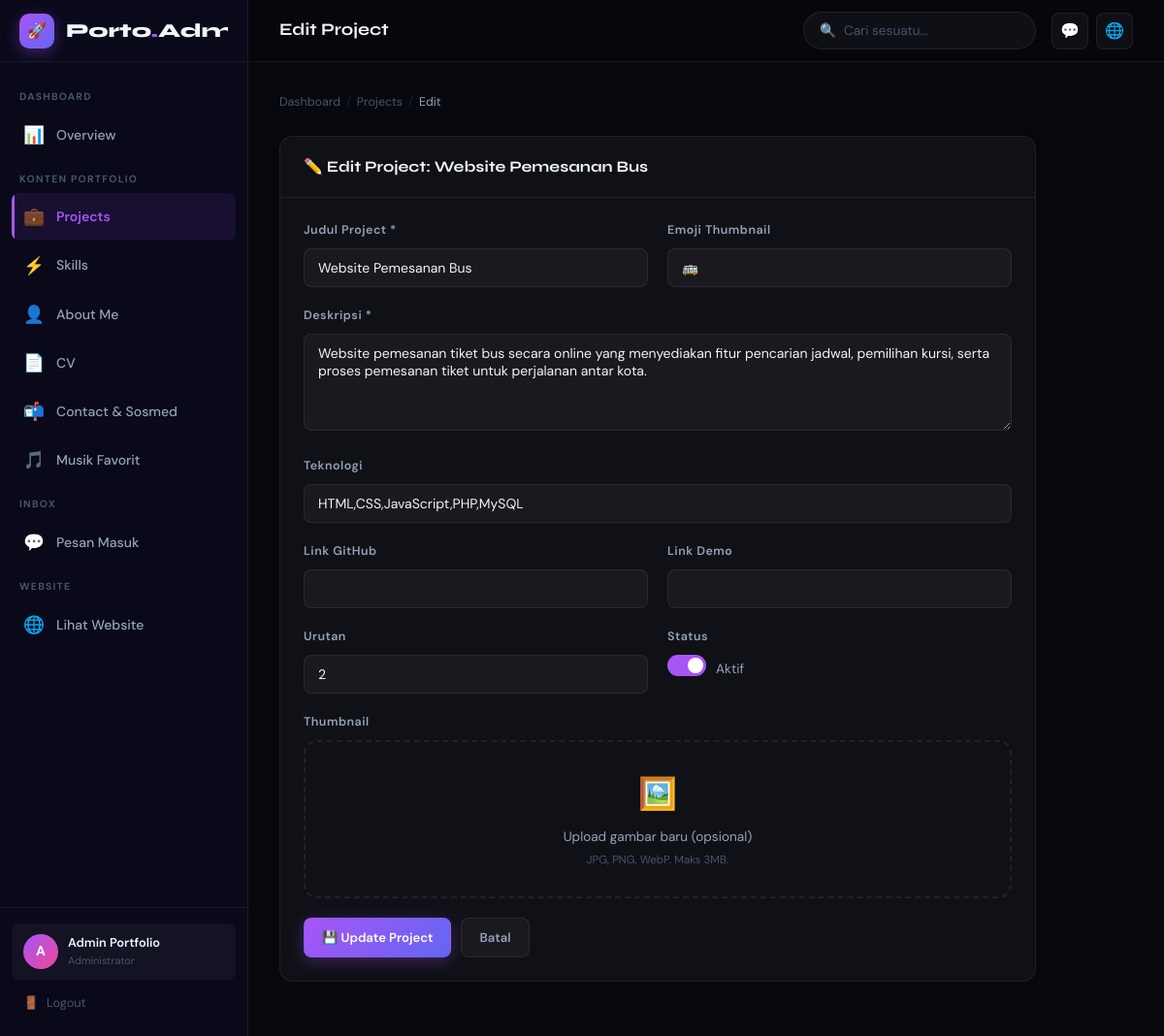
/admin/projects/edit.php?id=2 (signed in), run on the app's committed database.
### tables this page shows
CREATE TABLE IF NOT EXISTS users (
  id         INT UNSIGNED  NOT NULL AUTO_INCREMENT,
  name       VARCHAR(100)  NOT NULL,
  email      VARCHAR(150)  NOT NULL UNIQUE,
  password   VARCHAR(255)  NOT NULL,
  role       ENUM('user','admin') NOT NULL DEFAULT 'user',
  created_at DATETIME      NOT NULL DEFAULT CURRENT_TIMESTAMP,
  updated_at DATETIME      NOT NULL DEFAULT CURRENT_TIMESTAMP ON UPDATE CURRENT_TIMESTAMP,
  PRIMARY KEY (id),
  INDEX idx_email (email)
);

CREATE TABLE IF NOT EXISTS projects (
  id          INT UNSIGNED  NOT NULL AUTO_INCREMENT,
  title       VARCHAR(200)  NOT NULL,
  description TEXT          NOT NULL,
  technologies VARCHAR(500) NULL,
  github_url  VARCHAR(500)  NULL,
  demo_url    VARCHAR(500)  NULL,
  thumbnail   VARCHAR(300)  NULL,
  thumb_emoji VARCHAR(10)   NULL DEFAULT '💻',
  sort_order  INT           NOT NULL DEFAULT 0,
  is_active   TINYINT(1)    NOT NULL DEFAULT 1,
  created_at  DATETIME      NOT NULL DEFAULT CURRENT_TIMESTAMP,
  updated_at  DATETIME      NOT NULL DEFAULT CURRENT_TIMESTAMP ON UPDATE CURRENT_TIMESTAMP,
  PRIMARY KEY (id)
);

### admin/includes/auth_check.php (called while the page is built, shortened)
<?php
require_once __DIR__ . '/../../config/koneksi.php';
try {
    $pdo  = getDB();
    $stmt = $pdo->prepare("SELECT id, name, email, role FROM users WHERE id = ? LIMIT 1");
    $stmt->execute([$_SESSION['user_id']]);
    $adminUser = $stmt->fetch();
} catch (PDOException $e) {
    die('DB Error: ' . e($e->getMessage()));
}

### config/koneksi.php (called while the page is built, shortened)
<?php
function e(string $str): string {
    return htmlspecialchars($str, ENT_QUOTES | ENT_SUBSTITUTE, 'UTF-8');
}

### admin/projects/edit.php (the view, shortened to what this page needs)
<?php
require_once __DIR__ . '/../includes/auth_check.php';
$pdo = getDB();
$id = intval($_GET['id'] ?? 0);
$stmt = $pdo->prepare("SELECT * FROM projects WHERE id=?");
$stmt->execute([$id]);
$project = $stmt->fetch();
$errors = []; $old = $project;
?>
<!DOCTYPE html><html lang="id"><head><meta charset="UTF-8"><meta name="viewport" content="width=device-width,initial-scale=1.0">
<title>Edit Project – Admin</title><link rel="stylesheet" href="/portfolio_redesign/admin/css/admin.css"></head>
<body><div class="admin-layout">
  <?php require_once __DIR__ . '/../includes/sidebar.php'; ?>
  <main class="admin-main">
    <?php require_once __DIR__ . '/../includes/topnav.php'; ?>
    <div class="admin-content fade-in">
      <div class="breadcrumb">
        <a href="/portfolio_redesign/admin/index.php">Dashboard</a><span class="breadcrumb-sep">/</span>
        <a href="index.php">Projects</a><span class="breadcrumb-sep">/</span>
        <span class="breadcrumb-current">Edit</span>
      </div>
      <div class="content-card" style="max-width:780px;">
        <div class="card-header">
          <div class="card-title">✏️ Edit Project: <?= e($project['title']) ?></div>
        </div>
        <div class="card-body">
          <form method="POST" enctype="multipart/form-data">
            <div class="form-row">
              <div class="form-group">
                <label>Judul Project *</label>
                <input type="text" name="title" class="form-control" value="<?= e($old['title']) ?>" required>
              </div>
              <div class="form-group">
                <label>Emoji Thumbnail</label>
                <input type="text" name="thumb_emoji" class="form-control" value="<?= e($old['thumb_emoji']??'💻') ?>" maxlength="10">
              </div>
            </div>
            <div class="form-group">
              <label>Deskripsi *</label>
              <textarea name="description" class="form-control" rows="4"><?= e($old['description']) ?></textarea>
            </div>
            <div class="form-group">
              <label>Teknologi</label>
              <input type="text" name="technologies" class="form-control" value="<?= e($old['technologies']) ?>" placeholder="HTML, CSS, ...">
            </div>
            <div class="form-row">
              <div class="form-group">
                <label>Link GitHub</label>
                <input type="url" name="github_url" class="form-control" value="<?= e($old['github_url']) ?>">
              </div>
              <div class="form-group">
                <label>Link Demo</label>
                <input type="url" name="demo_url" class="form-control" value="<?= e($old['demo_url']) ?>">
              </div>
            </div>
            <div class="form-row">
              <div class="form-group">
                <label>Urutan</label>
                <input type="number" name="sort_order" class="form-control" value="<?= e($old['sort_order']) ?>">
              </div>
              <div class="form-group">
                <label>Status</label>
                <div style="display:flex;align-items:center;gap:10px;margin-top:8px;">
                  <label class="toggle-switch">
                    <span class="toggle-slider"></span>
                  </label>
                  <span style="font-size:0.85rem;color:var(--text-muted);">Aktif</span>
                </div>
              </div>
            </div>
            <div class="form-group">
              <label>Thumbnail</label>
              <div class="file-upload">
                <div class="file-upload-icon">🖼️</div>
                <div class="file-upload-text">Upload gambar baru (opsional)</div>
                <div class="file-upload-hint">JPG, PNG, WebP. Maks 3MB.</div>
              </div>
            </div>
            <div style="display:flex;gap:10px;">
              <button type="submit" class="btn btn-primary">💾 Update Project</button>
              <a href="index.php" class="btn btn-glass">Batal</a>
            </div>
          </form>
        </div>
      </div>
    </div>
  </main>
</div>
</body></html>

### admin/includes/sidebar.php (shortened to what this page needs)
<?php
$currentPage = basename($_SERVER['PHP_SELF']);
?>
<aside class="sidebar" id="sidebar">
  <div class="sidebar-header">
    <div class="sidebar-logo-icon">🚀</div>
    <div class="sidebar-logo">Porto<span>.</span>Admin</div>
  </div>
  <nav class="sidebar-nav">
    <div class="sidebar-section-label">Dashboard</div>
    <a href="/portfolio_redesign/admin/index.php"
       class="sidebar-item <?= $currentPage==='index.php' && strpos($_SERVER['PHP_SELF'],'admin')!==false ? 'active':'' ?>">
      <span class="sidebar-icon">📊</span>
      <span class="sidebar-label">Overview</span>
    </a>
    <div class="sidebar-section-label">Konten Portfolio</div>
    <a href="/portfolio_redesign/admin/projects/index.php"
       class="sidebar-item <?= strpos($_SERVER['PHP_SELF'],'projects')!==false ? 'active':'' ?>">
      <span class="sidebar-icon">💼</span>
      <span class="sidebar-label">Projects</span>
    </a>
    <a href="/portfolio_redesign/admin/skills/index.php"
       class="sidebar-item <?= strpos($_SERVER['PHP_SELF'],'skills')!==false ? 'active':'' ?>">
      <span class="sidebar-icon">⚡</span>
      <span class="sidebar-label">Skills</span>
    </a>
    <a href="/portfolio_redesign/admin/about/index.php"
       class="sidebar-item <?= strpos($_SERVER['PHP_SELF'],'about')!==false ? 'active':'' ?>">
      <span class="sidebar-icon">👤</span>
      <span class="sidebar-label">About Me</span>
    </a>
    <a href="/portfolio_redesign/admin/cv/index.php"
       class="sidebar-item <?= strpos($_SERVER['PHP_SELF'],'/cv/')!==false ? 'active':'' ?>">
      <span class="sidebar-icon">📄</span>
      <span class="sidebar-label">CV</span>
    </a>
    <a href="/portfolio_redesign/admin/contact/index.php"
       class="sidebar-item <?= strpos($_SERVER['PHP_SELF'],'contact')!==false ? 'active':'' ?>">
      <span class="sidebar-icon">📬</span>
      <span class="sidebar-label">Contact & Sosmed</span>
    </a>
    <a href="/portfolio_redesign/admin/music/index.php"
       class="sidebar-item <?= strpos($_SERVER['PHP_SELF'],'music')!==false ? 'active':'' ?>">
      <span class="sidebar-icon">🎵</span>
      <span class="sidebar-label">Musik Favorit</span>
    </a>
    <div class="sidebar-section-label">Inbox</div>
    <a href="/portfolio_redesign/admin/messages/index.php"
       class="sidebar-item <?= strpos($_SERVER['PHP_SELF'],'messages')!==false ? 'active':'' ?>">
      <span class="sidebar-icon">💬</span>
      <span class="sidebar-label">Pesan Masuk</span>
    </a>
    <div class="sidebar-section-label">Website</div>
    <a href="/portfolio_redesign/index.php" target="_blank" class="sidebar-item">
      <span class="sidebar-icon">🌐</span>
      <span class="sidebar-label">Lihat Website</span>
    </a>
  </nav>
  <div class="sidebar-footer">
    <div class="sidebar-user">
      <div class="sidebar-avatar"><?= strtoupper(substr($adminUser['name'],0,1)) ?></div>
      <div class="sidebar-user-info">
        <div class="sidebar-user-name"><?= e($adminUser['name']) ?></div>
        <div class="sidebar-user-role">Administrator</div>
      </div>
    </div>
    <a href="/portfolio_redesign/auth/logout.php"
       style="display:flex;align-items:center;gap:8px;padding:8px 12px;border-radius:var(--radius-sm);color:var(--text-dim);font-size:0.8rem;transition:var(--transition);margin-top:6px;"
       onmouseover="this.style.color='var(--red)';this.style.background='rgba(239,68,68,0.08)';"
       onmouseout="this.style.color='var(--text-dim)';this.style.background='transparent';">
      <span>🚪</span> <span class="sidebar-label">Logout</span>
    </a>
  </div>
</aside>

### data on the page
users: name "A", name "Admin Portfolio"
projects: title "Website Pemesanan Bus", thumb_emoji "🚌", description "Website pemesanan tiket bus secara online yang menyediakan fitur pencarian jadwal, pemilihan kursi, serta proses pemesanan tiket untuk perjalanan antar kota.", technologies "HTML,CSS,JavaScript,PHP,MySQL", sort_order "2"

### other printed values
$pageTitle "Edit Project"
